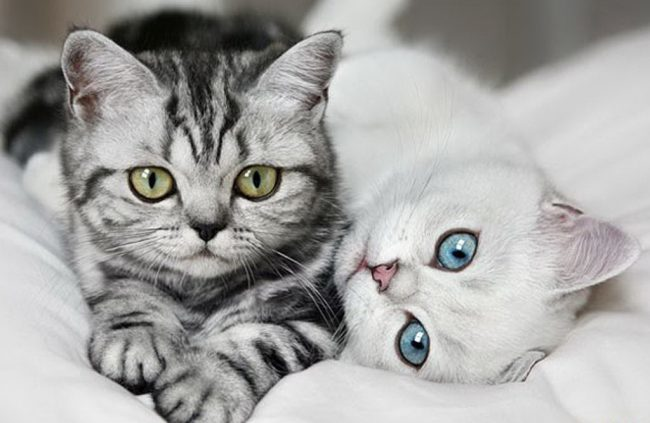
#> input picture libertypost/media/articles/images/1549312329147951618.jpg, 650 x 423 px
$ python -i utils.py   (imports and definitions only)
#> lines starting #> are read from the running program, lines starting #| are printed output that depends on the picture
from PIL import Image
import io
from django.core.files.uploadedfile import InMemoryUploadedFile


def process_cover_image(uploaded_file):
    image = Image.open(uploaded_file)
#> image is the input picture: PIL image 650x423 RGB; mean R, G, B 165.1, 164.6, 162.8

    target_ratio = 665 / 300

    max_width = 1920
    max_height = int(max_width / target_ratio)

    orig_width, orig_height = image.size
#> orig_width = 650; orig_height = 423

    if orig_width > max_width or orig_height > max_height:
        target_width, target_height = max_width, max_height
    else:
        if orig_width / orig_height > target_ratio:
            target_height = orig_height
            target_width = int(target_height * target_ratio)
        else:
            target_width = orig_width
#> target_width = 650
            target_height = int(target_width / target_ratio)
#> target_height = 293

    scale_x = target_width / orig_width
#> scale_x = 1
    scale_y = target_height / orig_height
#> scale_y = 0.693
    scale = max(scale_x, scale_y)
#> scale = 1

    new_width = int(orig_width * scale)
#> new_width = 650
    new_height = int(orig_height * scale)
#> new_height = 423
    image = image.resize((new_width, new_height), Image.Resampling.LANCZOS)

    left = (new_width - target_width) // 2
#> left = 0
    top = (new_height - target_height) // 2
#> top = 65
    image = image.crop((left, top, left + target_width, top + target_height))
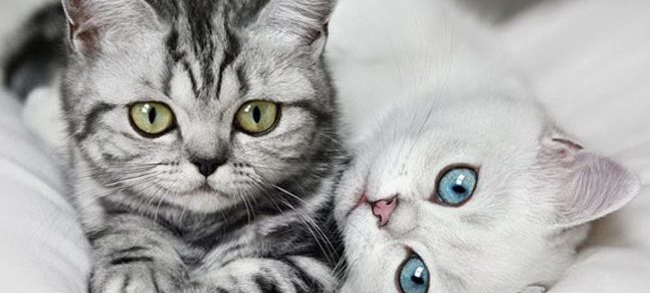
#> image: PIL image 650x293 RGB; mean R, G, B 168.7, 168.3, 166.9

    output = io.BytesIO()
    image.save(output, format="JPEG", quality=90)
    output.seek(0)

    return InMemoryUploadedFile(
        output,
        "ImageField",
#> (the run stopped early here; a loop or call above may not have finished)
